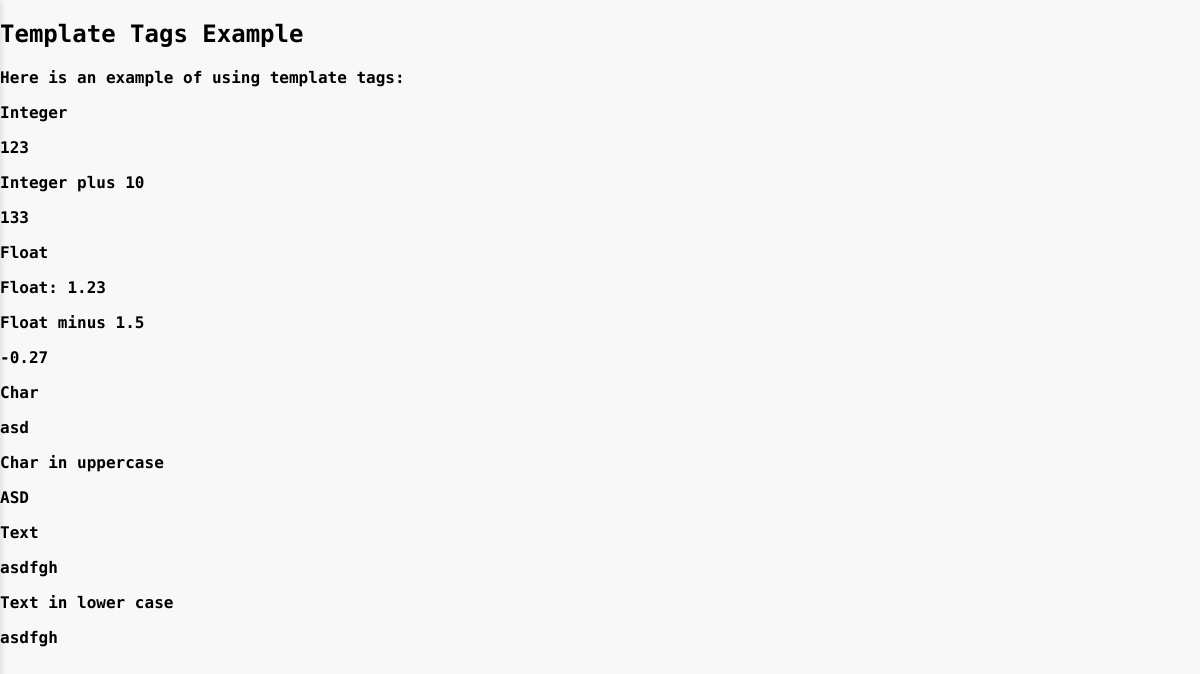
Before: /template_tags with the older database file.
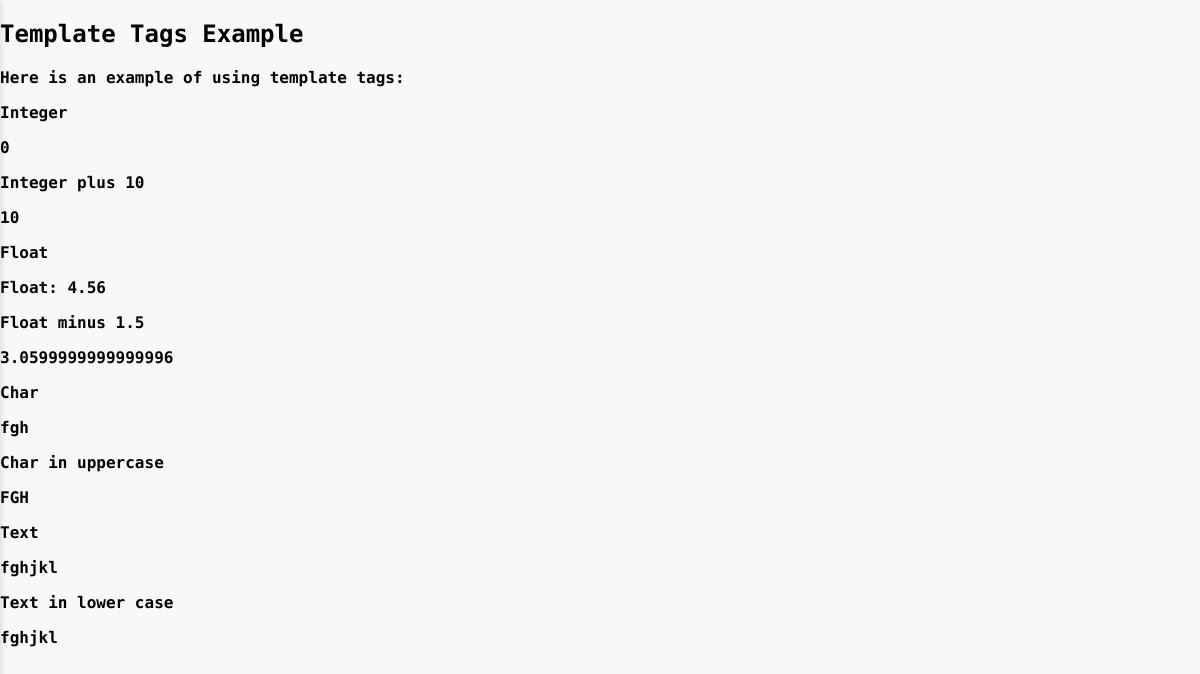
After: the same page with the newer database file.
### rest/models.py (models this page shows, shortened)
class Table1(models.Model):
    foreign_key = models.ForeignKey(Table2, on_delete=models.CASCADE, related_name='table1_foreign', null=True, blank=True)
    one_to_one = models.OneToOneField(Table2, on_delete=models.CASCADE, related_name='table1_one', null=True, blank=True)
    many_to_many = models.ManyToManyField(Table3, related_name='table1_many', blank=True)
    integer_field = models.IntegerField(null=True, blank=True)      # Integer value (optional)
    float_field = models.FloatField(null=True, blank=True)          # Floating point number
    char_field = models.CharField(max_length=15)                    # Short text with max length
    text_field= models.TextField(blank=True)                        # Long text (optional)
    boolean_field = models.BooleanField(default=False)              # True or False
    date_field = models.DateField(null=True, blank=True)           # Date only
    time_field = models.TimeField(null=True, blank=True)           # Time only
    datetime_field = models.DateTimeField(null=True, blank=True)   # Full date and time
    image_field = models.ImageField(upload_to='images/', null=True, blank=True)  # For image files
    file_field = models.FileField(upload_to='files/', null=True, blank=True)     # For general files

### rest/views.py (the view)
# urls.py: path('template_tags', views.template_tags, name='template_tags'),
def template_tags(request):
    data = Table1.objects.first()
    return render(request, 'template_tags.html', {'data': data})

### json_app/context_processors.py (called while the page is built)
def dark_mode_context(request):
    return {'dark_mode': request.session.get('dark_mode', False)}

### rest/templatetags/tags_example.py (called while the page is built)
@register.filter
def plus(value, arg):
    return value + arg

@register.filter
def minus(value, arg):
    return value - arg

@register.filter
def lower(value):
    return value.lower()

@register.filter
def upper(value):
    return value.upper()

### rest/templates/template_tags.html
{% extends "base.html" %}
{% load tags_example %}
{% block body %}
<h2>Template Tags Example</h2>
<p>Here is an example of using template tags:</p>
Integer
<p>{{ data.integer_field }}</p>
Integer plus 10
<p>{{ data.integer_field|plus:10 }}</p>
Float
<p>Float: {{ data.float_field }}</p>
Float minus 1.5
<p>{{ data.float_field|minus:1.5 }}</p>
<p>Char</p>
<p>{{ data.char_field }}</p>
<p>Char in uppercase</p>
<p>{{ data.char_field|upper }}</p>
<p>Text</p>
<p>{{ data.text_field }}</p>
<p>Text in lower case</p>
<p>{{ data.text_field|lower }}</p>
{% endblock %}

Changed rows visible on the page:
removed Table1: integer_field "123", integer_field|plus "133", float_field "1.23", float_field|minus "-0.27", char_field "asd", char_field "ASD", text_field "asdfgh"
now on this page (row edited): Table1: integer_field "0", integer_field|plus "10", float_field "4.56", float_field|minus "3.0599999999999996", char_field "fgh", char_field "FGH", text_field "fghjkl"
